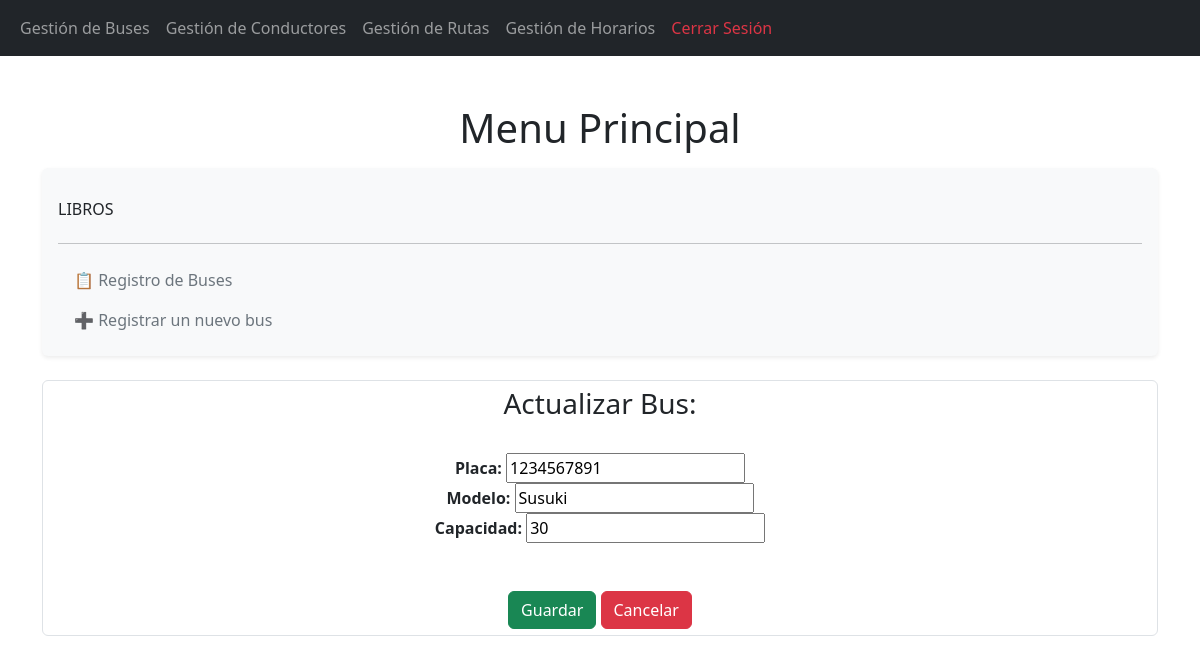
The app's page /editarBus/5/ with its own data.
### Aplicaciones/ventapasajes/models.py (models this page shows, shortened)
class Bus(models.Model):
    id = models.AutoField(primary_key=True)
    placa = models.CharField(max_length=10, unique=True)  # Placa única
    modelo = models.CharField(max_length=50)             # Modelo del bus
    capacidad = models.PositiveIntegerField()            # Capacidad máxima de pasajeros

### Aplicaciones/ventapasajes/views.py (the view)
# urls.py: path('editarBus/<int:id>/', views.editarBus, name='editar_bus'),
def editarBus(request, id):
    try:
        busEditar = Bus.objects.get(id=id)
        return render(request, "editarBus.html", {'bus': busEditar})
    except Bus.DoesNotExist:
        messages.error(request, "El bus especificado no existe.")
        return redirect('listadoBuses')

### Aplicaciones/ventapasajes/templates/editarBus.html (shortened to what this page needs)
{% extends "./plantillaAdministrador.html" %}
{% block contenidoAdministrador %}
<!DOCTYPE html>
    <html lang="en">
    <head>
        <link href="https://cdn.jsdelivr.net/npm/bootstrap@5.3.3/dist/css/bootstrap.min.css" rel="stylesheet">
        <link href="https://cdn.jsdelivr.net/npm/bootstrap@5.3.0/dist/css/bootstrap.min.css" rel="stylesheet">
        <link rel="stylesheet" href="https://cdnjs.cloudflare.com/ajax/libs/izitoast/1.4.0/css/iziToast.css" />
    </head>
    <body>
        <div class="container mt-5">
            <div class="row">
                <h1 class="text-center mb-3">Menu Principal</h1>
            </div>
            <div class="row">
                <div class="col-md-12">
                    <nav class="nav flex-column bg-light p-3 shadow-sm rounded">
                        <h6 class="mt-3">LIBROS</h6>
                        <hr>
                        <a href="{% url 'listadoBuses' %}" class="nav-link text-secondary">📋 Registro de Buses</a>
                        <a href="{% url 'nuevoBus' %}" class="nav-link text-secondary">➕ Registrar un nuevo bus</a>
            </div>
        </div>
        <br>
        <form action="{% url 'procesar_edicion_bus' %}" id="frm_editar_bus" method="post" class="form-control justify-content text-center ">
            <h3>Actualizar Bus:</h3>
            <br>
            <label for=""><b>Placa:</b></label>
            <input type="text" name="txt_placa"
                value="{{bus.placa}}"
                       id="txt_placa">
            <br>
            <label for=""><b>Modelo:</b></label>
            <input type="text" name="txt_modelo"
                value="{{bus.modelo}}"
                        id="txt_modelo">
            <br>
            <label for=""><b>Capacidad:</b></label>
            <input type="text" name="txt_capacidad"
                value="{{bus.capacidad}}"
                        id="txt_capacidad">
            <br>
            <br><br>
            <button type="submit" class="btn btn-success">Guardar</button>
            <a href="/" class="btn btn-danger">Cancelar</a>
        </form>
{% endblock%}

### records on screen
Bus: txt_placa "1234567891", txt_modelo "Susuki", txt_capacidad "30"
